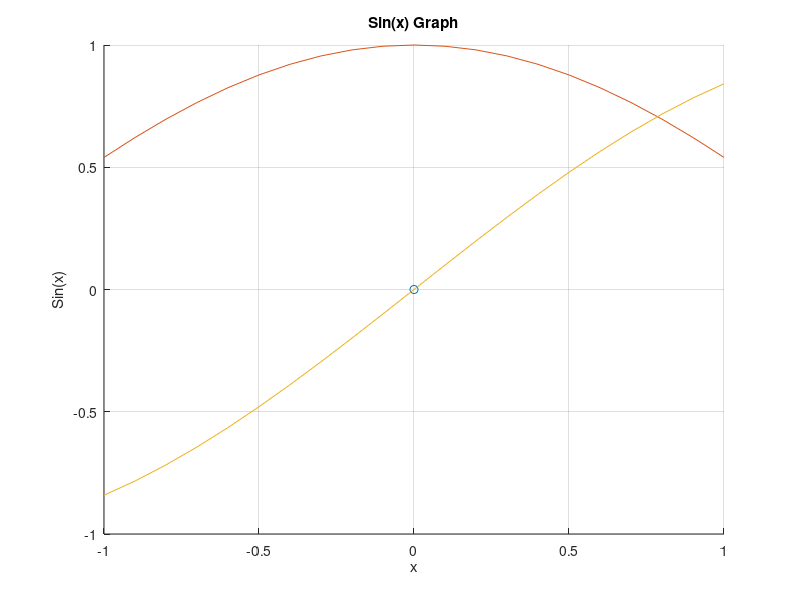

This chart was generated by the following MATLAB code:
%%  Section - 1
x = 10;
y = 5;
total = x+y;
disp(total)
%   NOT  ~
% & || 
% uint>=0 +
% sign  int32 +10   -10
%%%%%%%%%%%% Comments

%% Section -II If Control
clc;
x = 10;
if(mod(x,2)==0 || x>0)
    disp('Even');
elseif(x<0)
    disp('Negative')
else
    disp('Nothing')
end
%% Section-III Loops
clc;
% for i=0:3:10
%    disp(i)
% end

count =10;
while(count>=0)
    disp(count);
    count=count-1;
end


%% Section -  IV Vectors
clc;
v1 = [1 2 3 4];
v2 = [5,6,7,4];


dp = dot(v1,v2);
dif = v2-v1;
% tranponse
v3 = v1';
dif
% v = v1+v2;
% v

v4 = [1;2;3;];
v4
% v = [1,2,3,4,5,6,7,8,9,0];
% 
% [rows,cols] = size(v);
% N = length(v);
% 
% x = v-3;
% 
% for i=1:cols
%     disp(x(i))
% end
% disp(rows)
% disp(cols)
% disp(N)

%% Section - V Matrix
clc;
clear;
M = [1 2 3;4 5 6;7 8 9]
[R,C]=size(M);
d = det(M);
m = M';
%M(:)%all
%M(:,1): % show all rows from 1st col
sum(M,1); % col sum sum(M);
sum(M,2); % row sum


% for r=1:R
%     for c=1:C
%         disp(M(r,c))
%     end
% end


%% Section -  VI Graphic Displaying
clc;
clear;
close all;

x = -1:0.1:1;
% y = x.^2;

figure
% plot(x,y)
% title('Plot Test')
% xlabel('X')
% ylabel('f(x)')
% grid on

hold on
plot(0,0,'o')
% 
% x = 0:0.01:10;
y = cos(x);
plot(x, y) 
xlabel('x') 
ylabel('Sin(x)')
title('Sin(x) Graph')
grid on

y = sin(x);

plot(x,y)
grid on


hold off
























